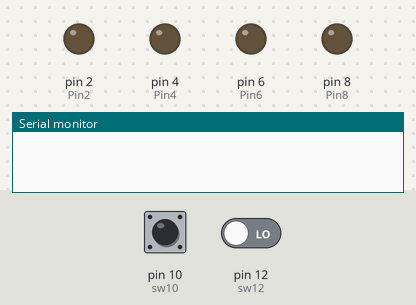
The sketch below on a simulated Arduino Uno, built with avr-gcc and run on an emulated ATmega328P. Parts: output pins drawn as LEDs (lit = HIGH), the last lines printed to the serial monitor. Dashed ring = blinking. The test bench sets the inputs (shaded band); at power-on: pin 10 (sw10) LOW, pin 12 (sw12) LOW.

Above: at 2.8 s.
2.9 s: pin 10 (sw10) pulled HIGH for 1.2 s
5.6 s: pin 10 (sw10) driven HIGH and pin 12 (sw12) driven HIGH
9.7 s: pin 10 (sw10) driven LOW
At 10.8 s:
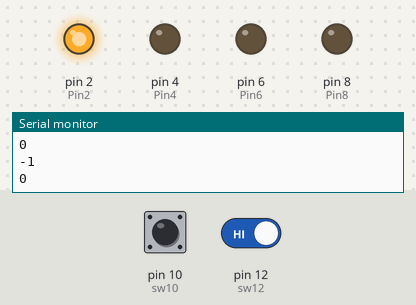
13.8 s: pin 10 (sw10) driven HIGH
At 17.7 s:
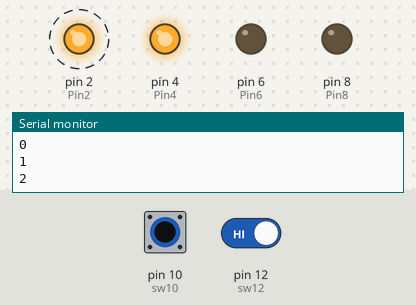
17.9 s: pin 12 (sw12) driven LOW
At 19.5 s:
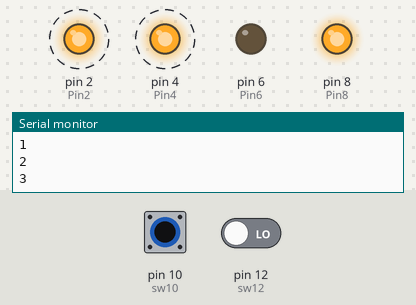
21.5 s: pin 12 (sw12) driven HIGH
At 29.6 s:
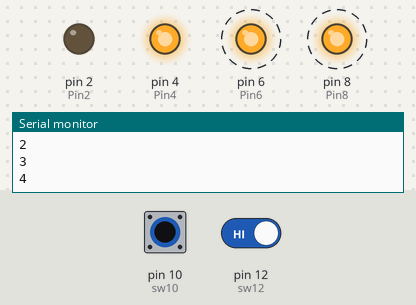
Timing chart, 0 to 32.5 s (numbered marks = the images above; inputs shaded):
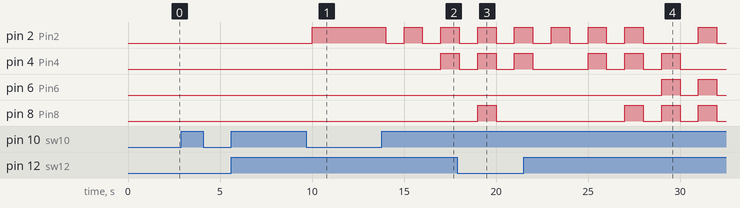

Measured:
- after the input at 9.7 s, pin 4 (Pin4): stays LOW (without the input it goes to HIGH after 3.3 s)
- after the input at 13.8 s, pin 2 (Pin2): alternates HIGH for 1.0 s and LOW for 1.0 s, starting after 0.20 s; pin 4 (Pin4): LOW → HIGH after 3.2 s
- after the input at 17.9 s, pin 6 (Pin6): stays LOW (without the input it goes to HIGH after 3.1 s); pin 8 (Pin8): goes on until 20.0 s, then stays LOW
- after the input at 21.5 s, pin 6 (Pin6): alternates HIGH for 1.0 s and LOW for 1.0 s, starting after 7.5 s; pin 8 (Pin8): alternates HIGH for 1.0 s and LOW for 1.0 s, starting after 5.5 s

The sketch:

light.ino
```cpp
int Pin2 = 2;
int Pin4 = 4;
int Pin6 = 6;
int Pin8 = 8;

int sw10 = 10;
int sw12 = 12;
int n = 0;
void setup(){
  Serial.begin(115200);
  pinMode(Pin2,OUTPUT);
  pinMode(Pin4,OUTPUT);
  pinMode(Pin6,OUTPUT);
  pinMode(Pin8,OUTPUT);
  pinMode(sw10,INPUT);
  pinMode(sw12,INPUT);


  }
void loop () {
   //n = n + 1;
  int count = n%16;
  int switch10 = digitalRead(sw10);
  int switch12 = digitalRead(sw12);

  if (switch10 == 1){
    if (switch12 == 1){
      n++;
      Serial.println(count);
      delay(1000);}
    else if (switch12 == 0){
      n--;
      Serial.println(count);
      delay(1000);}
  else {
    }
    }


  if (count == 1||count == 2||count == 3||count == 5||count == 6||count == 7||count == 10||count == 14){
    digitalWrite(Pin2,HIGH);
  }
  if (count == 2||count == 3||count == 4||count == 6||count == 7||count == 11||count == 12||count == 13){
    digitalWrite(Pin4,HIGH);
  }
  if (count == 4||count == 5||count == 6||count == 7||count == 8||count == 9||count == 10||count == 11){
    digitalWrite(Pin6,HIGH);
  }
  if (count == 3||count == 4||count == 5||count == 7||count == 8||count == 13||count == 14||count == 15){
    digitalWrite(Pin8,HIGH);
  }
  delay(1000);
  digitalWrite(Pin2,LOW);
  digitalWrite(Pin4,LOW);
  digitalWrite(Pin6,LOW);
  digitalWrite(Pin8,LOW);
  }
```
